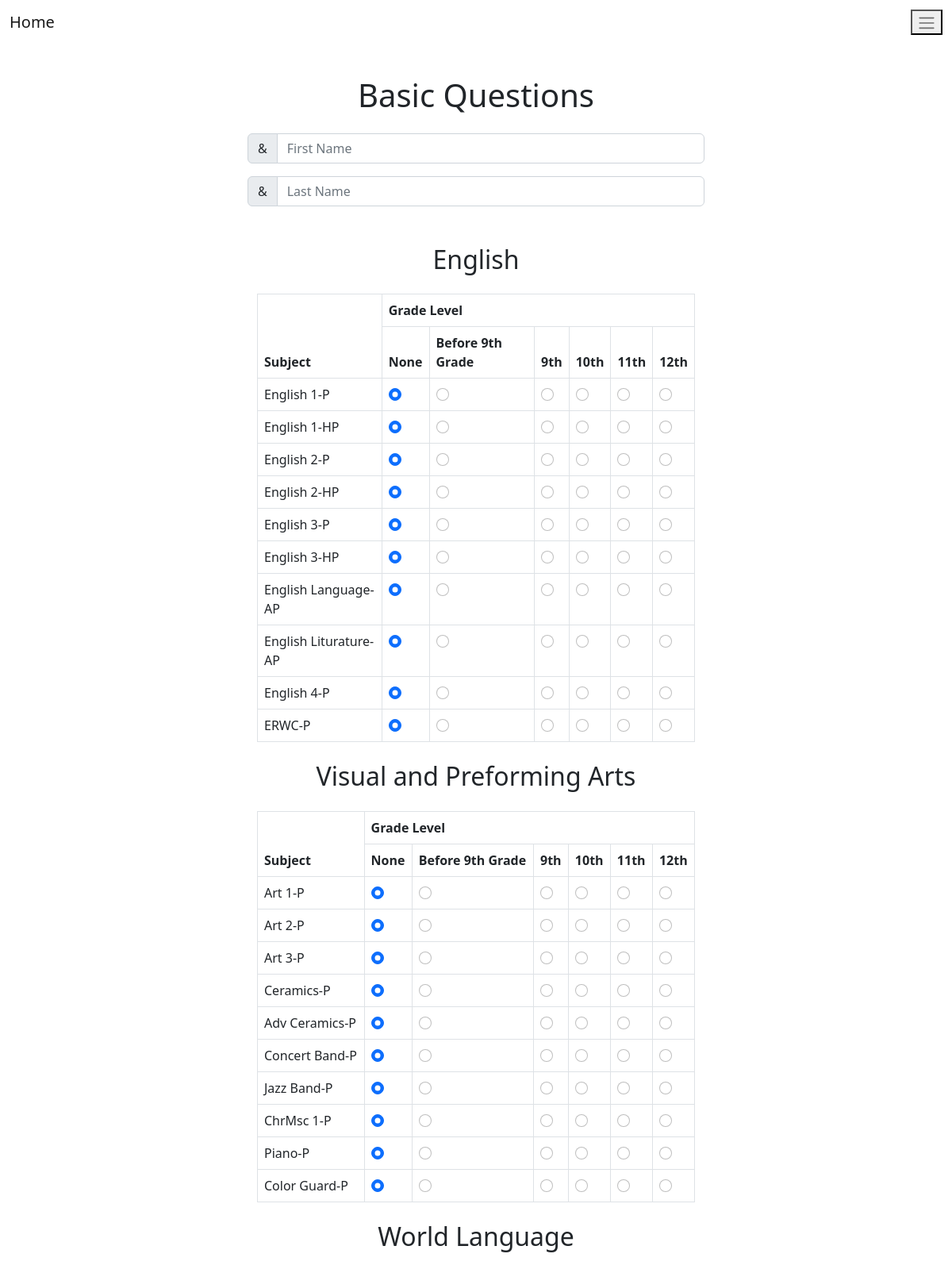
The page / (upper part) on the database its author committed.
### website/models.py (models this page shows)
class Path(db.Model):
    id = db.Column(db.Integer, primary_key=True)
    Path_Name = db.Column(db.String(120), unique = True)
    classes = db.relationship('Class')

class Class(db.Model):
    id = db.Column(db.Integer, primary_key=True)
    Course_Name = db.Column(db.String(1000))
    prerequisites = db.relationship('Class', secondary=prerequisite_table,
                                     primaryjoin=id==prerequisite_table.c.course_id,
                                     secondaryjoin=id==prerequisite_table.c.prerequisite_id)
    Course_Notes = db.Column(db.String(10000))
    Course_Path = db.Column(db.Integer, db.ForeignKey('path.id'))

### website/views.py (the view)
@views.route('/', methods = ["GET","POST"])
def home():
  if request.method == "POST":
    selected_grades = {}
    keywords = request.form.getlist("keywords")
    First_Name = request.form.get("First Name")
    Last_Name = request.form.get("Last Name")
    if First_Name == None or Last_Name == None:
      flash("Missing Name", 'error')
      return redirect(request.url)
    if keywords == None:
      flash("Please select at least one key word", 'error')
      return redirect(request.url)
    paths = Path.query.all()
    course_names = []
    for path in paths:
      for course in path.classes:
        course_names.append(course.Course_Name)
    for course in course_names:
      selected_grade = request.form.get(f'grade-{course}')
      selected_grades[course] = selected_grade
      if selected_grade == None:
        flash(f"{course} was left unanswered", 'error')
        return redirect(request.url)
    keywords_str = ','.join(keywords)
    student = Student(firstName = First_Name, lastName = Last_Name, keywords= keywords_str, classesTaken=selected_grades)
    session['student'] = student.to_dict()
    return redirect(url_for('views.results', keywords = keywords_str, First_name = First_Name))
  else:
    keywords = ['Computers', 'Math', 'Science', 'Art', 'Electricity', 'Space', 'Law', 'Police', 'Construction', 'Engineering', 'Placeholder', 'Placeholder2', 'Placeholder3', 'Placeholder4']
    paths = Path.query.all()
    return render_template('index.html', keywords = keywords, paths = paths)

### website/templates/index.html (shortened to what this page needs)
<!DOCTYPE html>
<html>
  <head>
    {% block head %}
    <link href="https://cdn.jsdelivr.net/npm/bootstrap@5.2.3/dist/css/bootstrap.min.css" rel="stylesheet">
    {% endblock %}
  </head>
  <body>
    {% block navbar %}
    <nav class="navbar navbar-expand-lg bg-body-tertiary">
      <div class="container-fluid">
        <a href="/" class="navbar-brand">Home</a>
        <button class="navbar-toggle" type = "button" data-bs-toggle="collapse" data-bs0-target="#navbarSupportedContent" aria-controls="navbarSupportedContent" aria-expanded="false" aria-label="Toggle navigation">
          <span class="navbar-toggler-icon"></span>
        </button>
      </div>
    </nav>
    {% endblock %}
  <div class="main">
    {% block main %}
    <form action="/" method="POST" class="d-flex flex-wrap">
    <div class="container-fluid mt-3 justify-content-center align-items-center w-50">
      <h1 class="my-4 d-flex justify-content-center">Basic Questions</h1>
      <div class="input-group mb-3 d-flex justify-content-center">
        <span class="input-group-text" id="basic-addon1">&</span>
        <input type="text" class = "form-control" placeholder="First Name" aria-label = "First Name" aria-describedby="basic-addon1" name = "First Name">
      </div>
      <div class="input-group mb-3 d-flex justify-content-center">
        <span class="input-group-text" id="basic-addon1">&</span>
        <input type="text" class = "form-control" placeholder="Last Name" aria-label = "Last Name" aria-describedby="basic-addon1" name = "Last Name">
      </div>
<div class="container mt-5">
  {% for path in paths %}
    <h2 class="my-4 d-flex justify-content-center">{{path.Path_Name}}</h2>
    <table class="table table-bordered">
        <thead>
            <tr>
                <th rowspan="2">Subject</th>
                <th colspan="6">Grade Level</th>
            </tr>
            <tr>
                <th>None</th>
                <th>Before 9th Grade</th>
                <th>9th</th>
                <th>10th</th>
                <th>11th</th>
                <th>12th</th>
            </tr>
        </thead>
        <tbody>
            {% for course in path.classes %}
            <tr>
              <td class="subject-col">{{course.Course_Name}}</td>
                {% for x in range(5) %}
                {% if x == 0 %}
                <td><input type="radio" name="grade-{{course.Course_Name}}" class="form-check-input" id="radio-{{course.Course_Name}}-{{x}}" value="{{x}}" checked></td>
                {% endif %}
                <td><input type="radio" name="grade-{{course.Course_Name}}" class="form-check-input" id="radio-{{course.Course_Name}}-{{x}}" value="{{x}}"></td>
                {% endfor %}
            </tr>
            {% endfor %}
        </tbody>
    </table>
  {% endfor %}
</div>
      </form>
      </div>
    {% endblock %}
  </body>
</html>

### rows shown on the page
Path: Path_Name "English"
Class: Course_Name "English 1-P"
Class: Course_Name "English 1-HP"
Class: Course_Name "English 2-P"
Class: Course_Name "English 2-HP"
Class: Course_Name "English 3-P"
Class: Course_Name "English 3-HP"
Class: Course_Name "English Language-AP"
Class: Course_Name "English Liturature-AP"
Class: Course_Name "English 4-P"
Class: Course_Name "ERWC-P"
Path: Path_Name "Visual and Preforming Arts"
Class: Course_Name "Art 1-P"
Class: Course_Name "Art 2-P"
Class: Course_Name "Art 3-P"
Class: Course_Name "Ceramics-P"
Class: Course_Name "Adv Ceramics-P"
Class: Course_Name "Concert Band-P"
Class: Course_Name "Jazz Band-P"
Class: Course_Name "ChrMsc 1-P"
Class: Course_Name "Piano-P"
Class: Course_Name "Color Guard-P"
Path: Path_Name "World Language"
